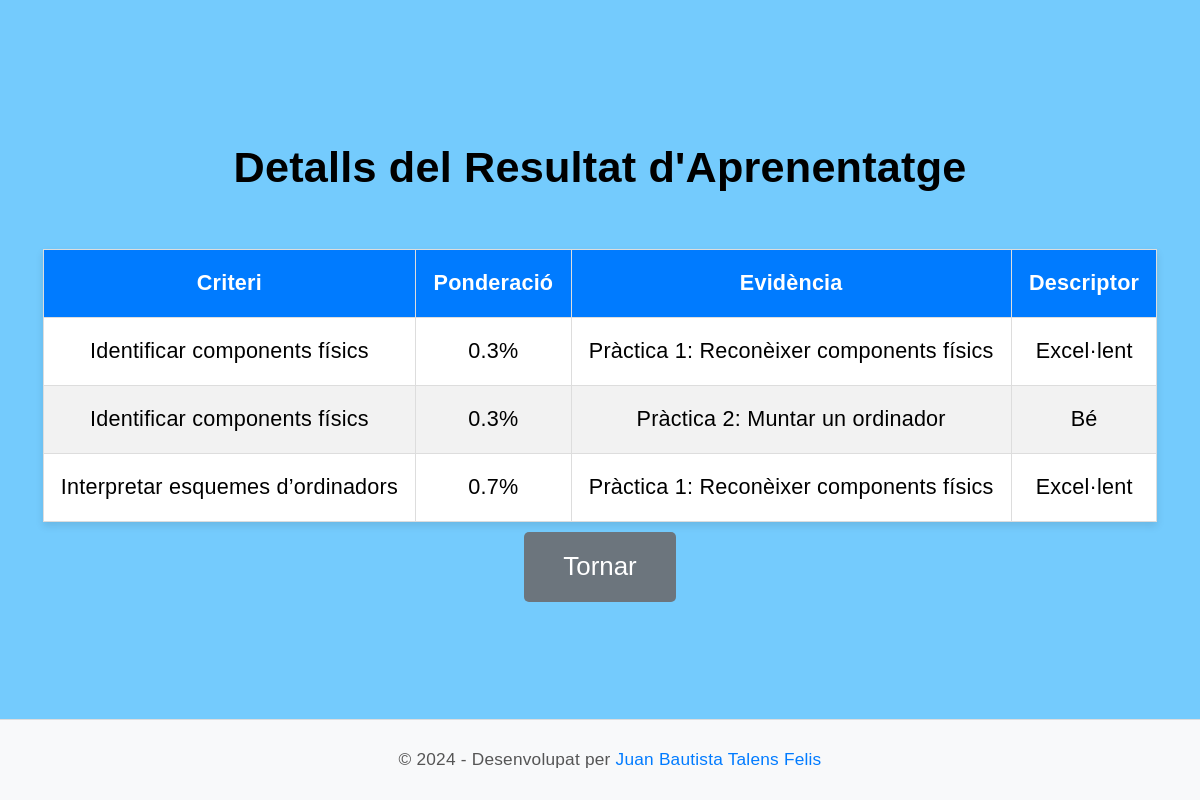
The app's page /ra/1 with its own data.
### tables this page shows
CREATE TABLE Criteri (
    id_criteri INTEGER PRIMARY KEY AUTOINCREMENT,
    nom TEXT NOT NULL,
    ponderacio REAL,
    id_ra INTEGER NOT NULL,
    FOREIGN KEY (id_ra) REFERENCES RA(id_ra) ON DELETE CASCADE
);

CREATE TABLE Evidencia (
    id_evidencia INTEGER PRIMARY KEY AUTOINCREMENT,
    nom TEXT NOT NULL
);

CREATE TABLE Descriptor (
    id_descriptor INTEGER PRIMARY KEY AUTOINCREMENT,
    nom TEXT NOT NULL,
    valor REAL
);

### app.py (the view)
@app.route('/ra/<int:id_ra>')
def veure_ra(id_ra):
    conn = sqlite3.connect(DB_PATH)
    cursor = conn.cursor()
    cursor.execute("""
        SELECT
            Criteri.nom AS criteri_nom,
            Criteri.ponderacio,
            Evidencia.nom AS evidencia,
            Descriptor.nom AS descriptor
        FROM
            Criteri
        JOIN
            Criteri_Evidencia ON Criteri.id_criteri = Criteri_Evidencia.id_criteri
        JOIN
            Evidencia ON Criteri_Evidencia.id_evidencia = Evidencia.id_evidencia
        LEFT JOIN
            Evidencia_Descriptor ON Evidencia.id_evidencia = Evidencia_Descriptor.id_evidencia
        LEFT JOIN
            Descriptor ON Evidencia_Descriptor.id_descriptor = Descriptor.id_descriptor
        WHERE
            Criteri.id_ra = ?
    """, (id_ra,))
    detalls = cursor.fetchall()
    conn.close()
    return render_template('detalls_ra.html', detalls=detalls)

### templates/detalls_ra.html (shortened to what this page needs)
<!DOCTYPE html>
<html lang="ca">
<head>
    <link rel="stylesheet" href="/static/style.css">
</head>
<body>
    <div class="container">
        <h1>Detalls del Resultat d'Aprenentatge</h1>
        <table>
            <thead>
                <tr>
                    <th>Criteri</th>
                    <th>Ponderació</th>
                    <th>Evidència</th>
                    <th>Descriptor</th>
                </tr>
            </thead>
            <tbody>
                {% for detall in detalls %}
                <tr>
                    <td>{{ detall[0] }}</td>
                    <td>{{ detall[1] }}%</td>
                    <td>{{ detall[2] }}</td>
                    <td>{{ detall[3] }}</td>
                </tr>
                {% endfor %}
            </tbody>
        </table>
        <button onclick="location.href='/'" class="back-button">Tornar</button>
    </div>
    <footer>
        <p>&copy; 2024 - Desenvolupat per <a href="https://juatafe.github.io" target="_blank">Juan Bautista Talens Felis</a></p>
    </footer>
</body>
</html>

### static/style.css (style rules this page uses)
:root { --primary-color: #007BFF; --primary-hover-color: #0056b3; --secondary-color: #6c757d; --secondary-hover-color: #5a6268; --background-color: rgb(116, 203, 253); --text-color: white; font-size: calc(0.6em + 1vw); }
body { font-size: 1rem; margin: 0; line-height: 1.5; letter-spacing: 0.01em; background-color: var(--background-color); font-family: Arial, sans-serif; display: flex; flex-direction: column; min-height: 100vh; }
.container { flex: 1; display: flex; flex-direction: column; align-items: center; justify-content: center; max-width: 1200px; margin: auto; padding: 1em; }
button { padding: 0.8em 1.5em; margin: 10px; background-color: var(--primary-color); color: var(--text-color); border: none; border-radius: 5px; cursor: pointer; font-size: 1.2rem; transition: background-color 0.3s ease; }
.back-button { background-color: var(--secondary-color); }
table { width: 100%; border-collapse: collapse; margin-top: 20px; background-color: white; box-shadow: 0 4px 8px rgba(0, 0, 0, 0.1); font-size: 1rem; }
table th, table td { border: 1px solid #ddd; padding: 0.8em; text-align: center; }
table th { background-color: var(--primary-color); color: var(--text-color); font-weight: bold; }
table tbody tr:nth-child(even) { background-color: #f2f2f2; }
footer { background-color: #f8f9fa; padding: 10px; text-align: center; font-size: 0.8rem; color: #555; border-top: 1px solid #ddd; width: 100%; position: relative; bottom: 0; }
footer a { color: var(--primary-color); text-decoration: none; }

### records on screen
Criteri: nom "Identificar components físics", ponderacio "0.3", nom "Pràctica 1: Reconèixer components físics", nom "Excel·lent", nom "Pràctica 2: Muntar un ordinador", nom "Bé"
Criteri: nom "Interpretar esquemes d’ordinadors", ponderacio "0.7", nom "Pràctica 1: Reconèixer components físics", nom "Excel·lent"
